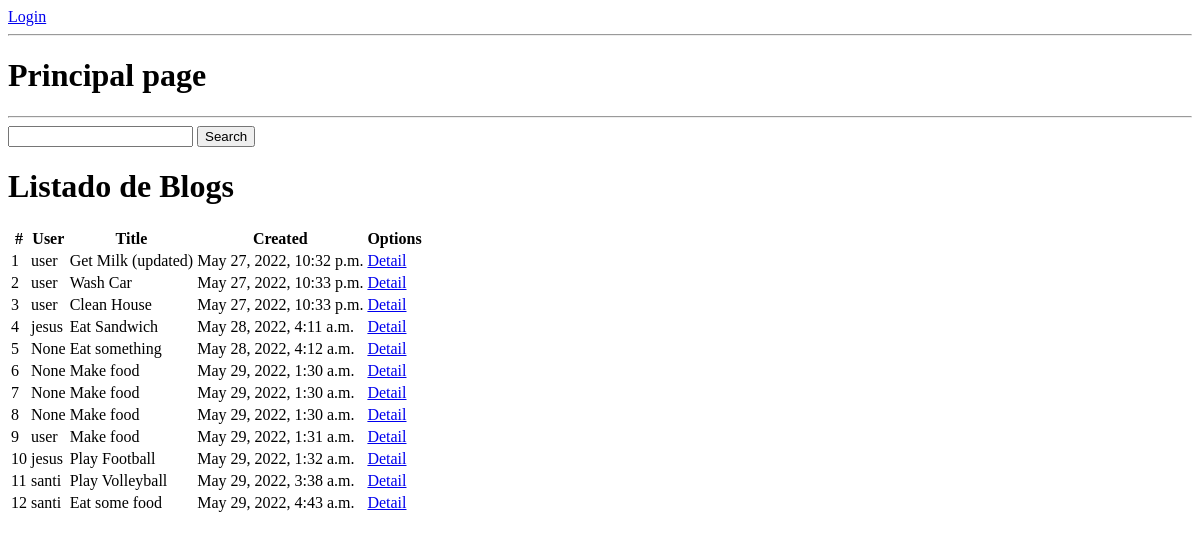
Before: / with the older database file.
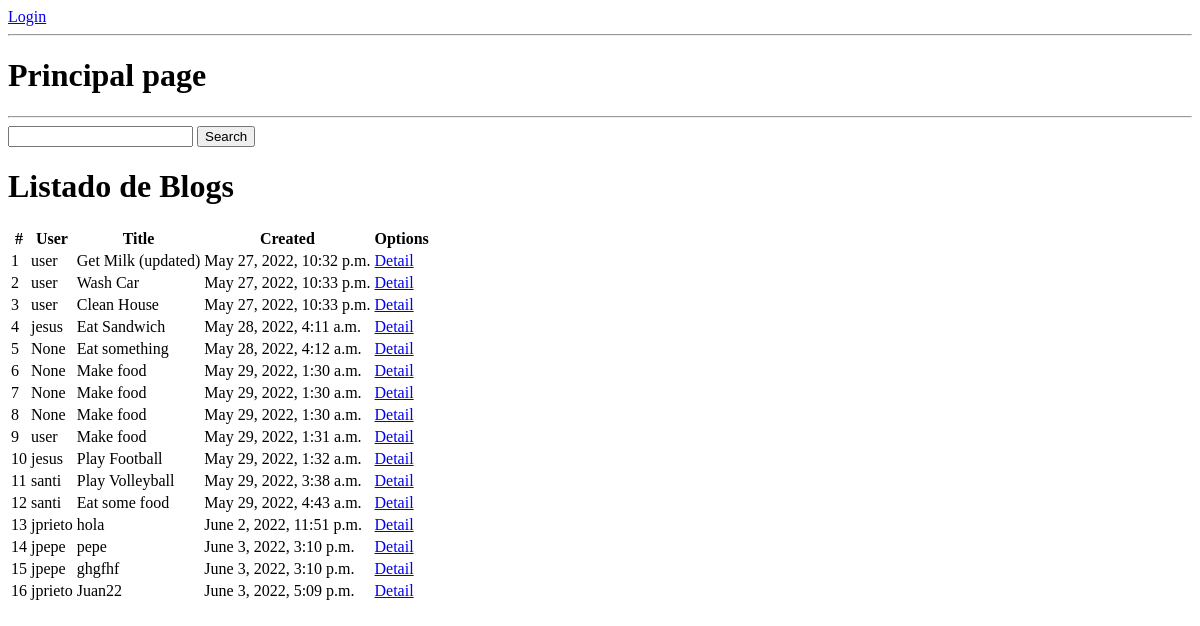
After: the same page with the newer database file.
### loginapp/models.py (models this page shows, shortened)
class task(models.Model):
    user = models.ForeignKey(User, on_delete=models.CASCADE, null=True, blank=True)
    title = models.CharField(max_length=200)
    description = models.TextField(null=True, blank=True)
    complete = models.BooleanField(default=False)
    create = models.DateTimeField(auto_now_add=True)
    class meta:
        ordering = ['complete']

### loginapp/views.py (the view)
# urls.py: path('', tasklist.as_view(), name='tasks'),
class tasklist(ListView):
    model = task
    context_object_name = 'tasks'
    def get_context_data(self, **kwargs):
        context = super().get_context_data(**kwargs)
        if self.request.user.is_authenticated:
            context['tasks'] = context['tasks'].filter(user=self.request.user)
            context['count'] = context['tasks'].filter(complete=False).count()
            search_input = self.request.GET.get('search-area') or ""
            if search_input:
                context['tasks'] = context['tasks'].filter(title__icontains=search_input)
                context['search_input'] = search_input
        else:
            context['tasks'] = task.objects.all()
            search_input = self.request.GET.get('search-area') or ""
            if search_input:
                context['tasks'] = context['tasks'].filter(title__icontains=search_input)
                context['search_input'] = search_input
        return context

### loginapp/templates/loginapp/task_list.html (shortened to what this page needs)
{% if request.user.is_authenticated %}
<p>{{request.user}}</p>
<a href="{% url 'logout' %}">Logout</a>
{% else %}
<a href="{% url 'login' %}">Login</a>
{% endif %}
<hr>
{% if user.is_authenticated %}
<h1>My Blogs</h1>
{% else %}
  <h1> Principal page</h1>
{% endif %}
<hr>
<form method="get">
    <input type="text" name="search-area" value="{{search_input}}">
    <input type="submit" value="Search">
</form>
{% if object_list %}
<div class="col-sm-12 col-md-6 col-lg-8 col-xl-8">
    <h1>Listado de Blogs</h1>
    <div class="table-responsive py-2">
        <table class="table table-striped">
            <thead>
                <tr>
                    <th>#</th>
                    <th>User</th>
                    <th>Title</th>
                    <th>Created</th>
                    <th colspan="2">Options</th>
                </tr>
            </thead>
            <tbody>
                {% for task in tasks %}
                <tr>
                    <td>{{forloop.counter}}</td>
                    <td>{{task.user}}</td>
                    <td>{{task.title}}</td>
                    <td>{{task.create}}</td>
                    <td><a href="{% url 'task-detail' task.id %}" class="btn btn-success">Detail</a></td>
                </tr>
                {% endfor %}
            </tbody>
        </table>
    </div>
</div>
{% else %}
  <h1> No hay ningun blog!</h1>
{% endif %}

Changed rows visible on the page:
added task: user "jprieto", title "hola", create "June 2, 2022, 11:51 p.m."
added task: user "jpepe", title "pepe", create "June 3, 2022, 3:10 p.m."
added task: user "jpepe", title "ghgfhf", create "June 3, 2022, 3:10 p.m."
added task: user "jprieto", title "Juan22", create "June 3, 2022, 5:09 p.m."
